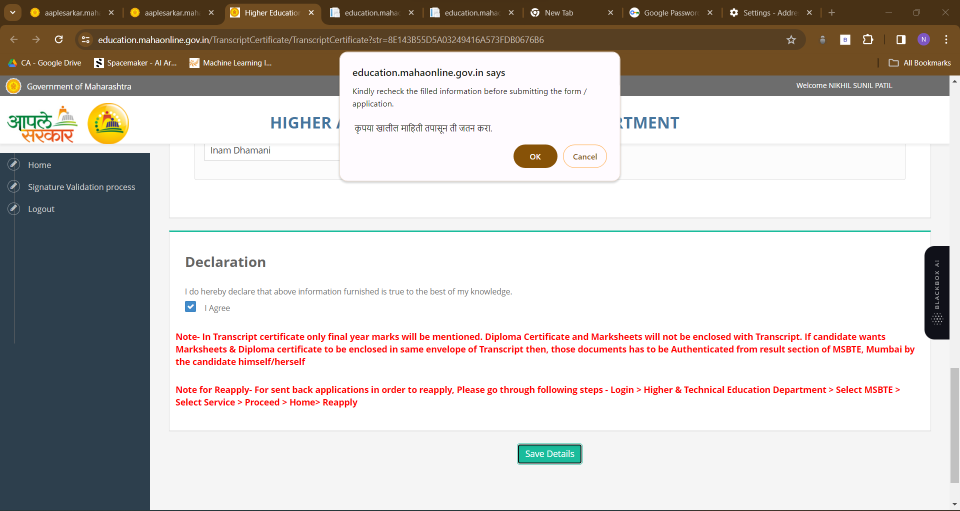
#> input picture images/image.png, 1920 x 1022 px, found by its file name (shown at 1/2 size)
$ python basic.py
#> lines starting #> are read from the running program, lines starting #| are printed output that depends on the picture
import cv2 as cv

img  = cv.imread("D:\OpenCV\images\image.png")
#> img is the input picture: shape (1022, 1920, 3); mean B, G, R 193, 196.5, 201.2
cv.imshow('image', img)

#Converting to Greyscale
gray = cv.cvtColor(img, cv.COLOR_BGR2GRAY)
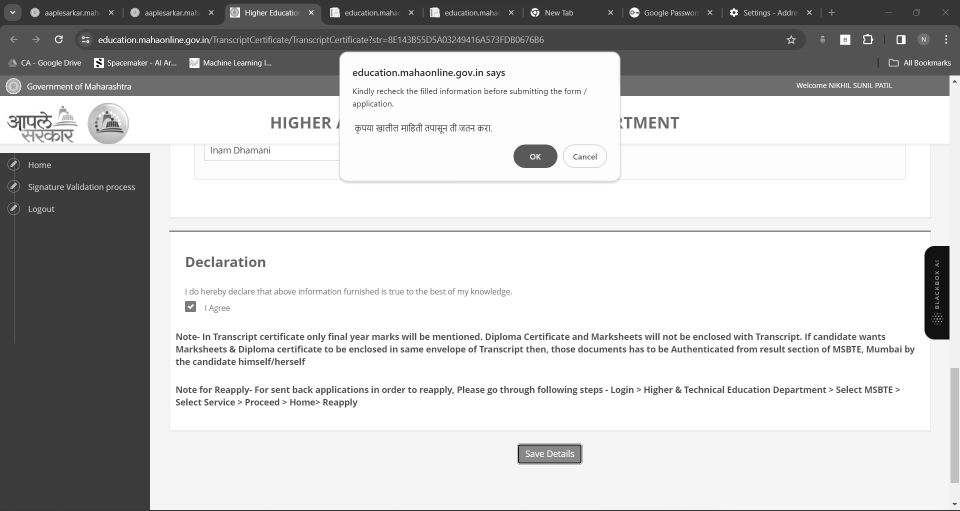
#> gray: shape (1022, 1920) (shown at 1/2 size); min 0, max 255, mean 197.6
cv.imshow('Gray', gray)

#Blur
blur = cv.GaussianBlur(img, (7,7), cv.BORDER_DEFAULT)
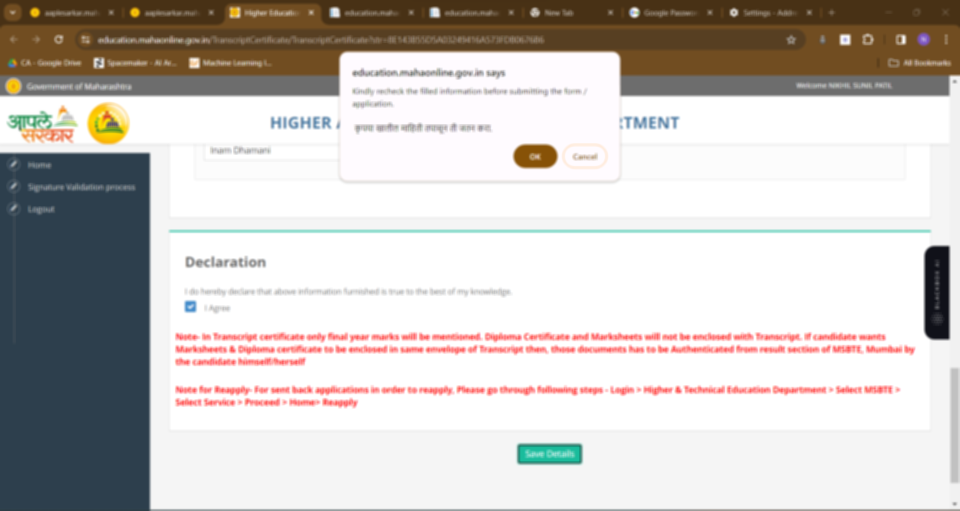
#> blur: shape (1022, 1920, 3) (shown at 1/2 size); mean B, G, R 193, 196.6, 201.3
cv.imshow('Blur', blur)

#Edge Casscade
canny  =  cv.Canny(blur, 125, 175)
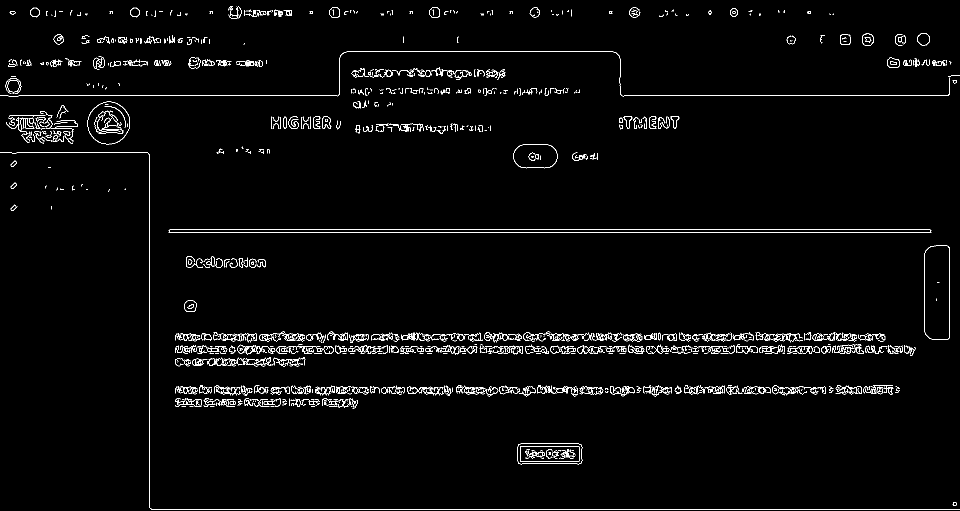
#> canny: shape (1022, 1920) (shown at 1/2 size); 2.2% white in thin lines or dots
cv.imshow('Canny', canny)

#Dilating the image
dilated = cv.dilate(canny, (3,3), iterations=1)
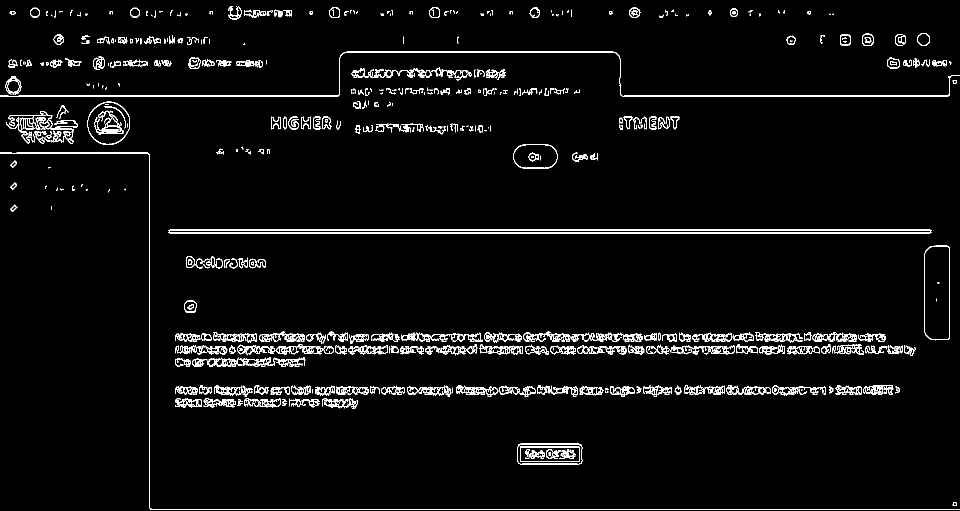
#> dilated: shape (1022, 1920) (shown at 1/2 size); 3.6% white in thin lines or dots
cv.imshow('Dialated', dilated)

#Eroding
eroded = cv.erode(dilated, (3,3), iterations = 1)
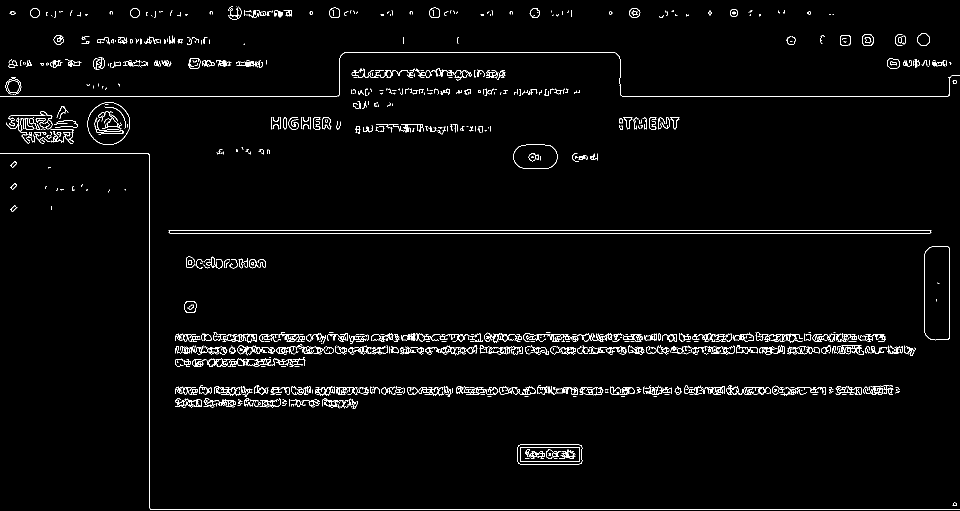
#> eroded: shape (1022, 1920) (shown at 1/2 size); 2.3% white in thin lines or dots

#resize
resized = cv.resize(img, (500,500))
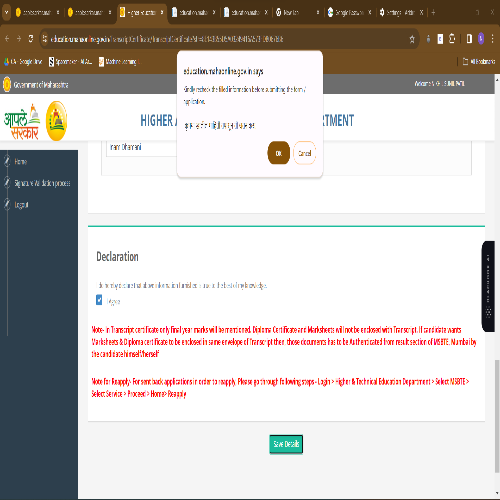
#> resized: shape (500, 500, 3); mean B, G, R 193, 196.6, 201.3
cv.imshow("Resize", resized)

#Cropped
cropped = img[50:200, 200:400]
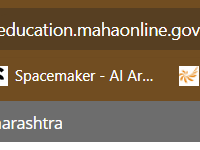
#> cropped: shape (150, 200, 3); mean B, G, R 79.3, 102.9, 122.2
cv.imshow('cropped', cropped)
cv.waitKey(0)
